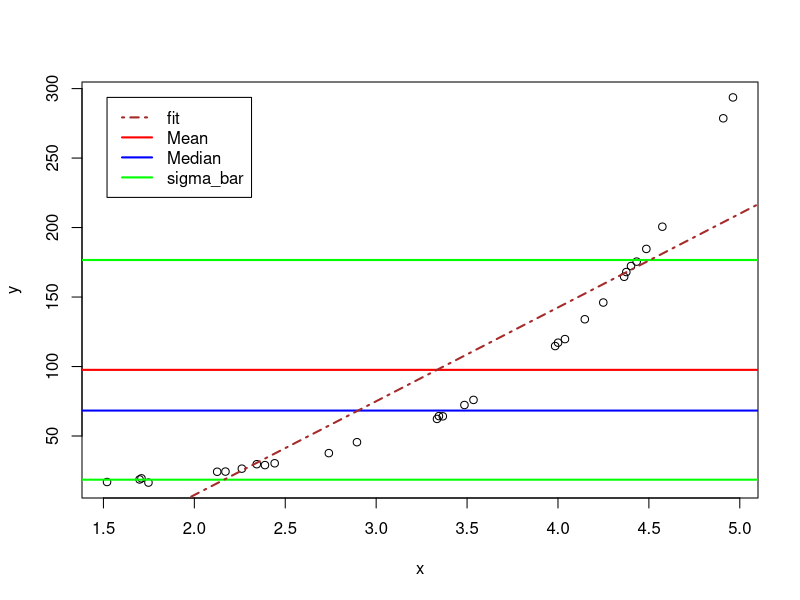

The R script that drew this image:
png(file = "taskA.png")
data= read.csv("data.csv")
y= data[,3]
x= data[,2]
plot(x,y)
abline(h=c(mean(y),median(y),mean(y)-sd(y),mean(y)+sd(y)),col=c("red","blue","green","green"),lwd=2)
relation <- lm(y~x)
abline(a=relation$coefficients[1],b=relation$coefficients[2],col="brown",lty=4,lwd=2)
legend(min(x),max(y), legend=c("fit","Mean","Median","sigma_bar"),col=c("brown","red","blue","green"), lwd=2,lty=c(4,1,1,1))
cat("mean =",mean(y),"\n")
cat("median =",median(y), "\n")
cat("standard deviation =",sd(y),"\n")
cat("slope =",relation$coefficients[2],"\n")
cat("y intercept =",relation$coefficients[1],"\n")
yest=relation$coefficients[1]+relation$coefficients[2]*x
error=yest-y
error=error^2
error=sum(error)
cat("error =",error,"\n")
dev.off()